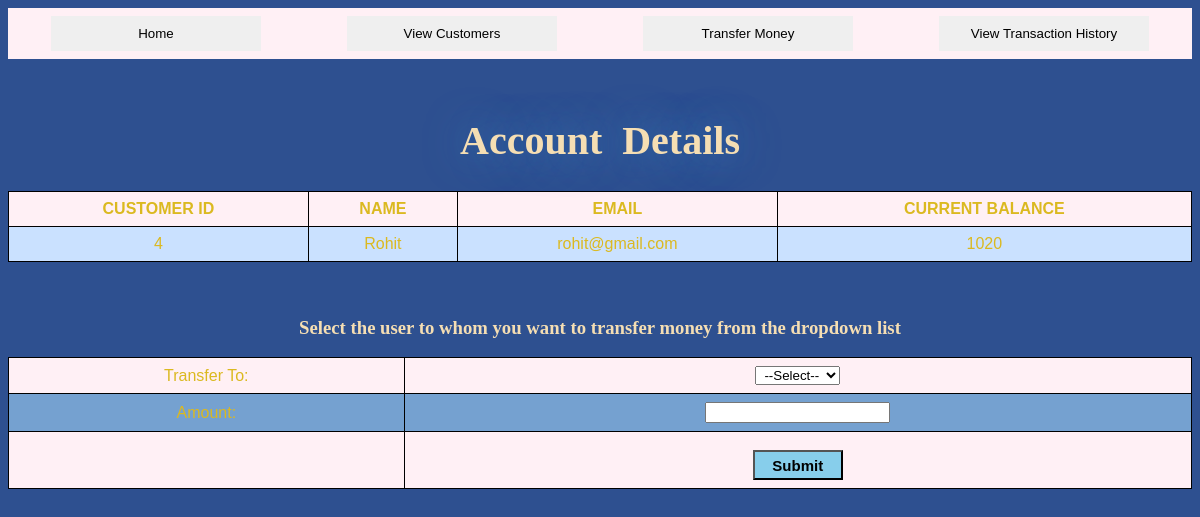
Screenshot of /transact.php?Name=Rohit with the database file from the repository.
### tables this page shows
CREATE TABLE `customers` (
  `C_ID` int(11) NOT NULL,
  `Name` varchar(255) NOT NULL,
  `Email` char(255) NOT NULL,
  `Balance` int(255) NOT NULL
);

### transact.php (the view, shortened to what this page needs)
<?php
	include 'connection.php';
	if(isset($_GET['Name'])){
		$Name=$_GET['Name'];
	}
	$q="SELECT * From customers WHERE Name='$Name'";
	$result=mysqli_query($con,$q);
?>
<html>
<head>
	<link rel = "stylesheet" type = "text/css" href = "buttons.css">
</head>
<body style="background-color:#2E5090;">
	<div align="center" style="top:0px">
		<table width="1200" align="center" class = "t">
			<tr>
            <td style = "text-align:center;border:0px"><a href="index.php" target="frame"> <button class = "btn2"> Home </button></td>
			<td style = "text-align:center;border:0px"><a href="customer.php" target="frame"><button class = "btn2">View Customers</button></a></td>
			<td style = "text-align:center;border:0px"><a href="Transfermoney.php" target="frame"><button class = "btn2">Transfer Money</button></a></td>
			<td style = "text-align:center;border:0px"><a href="transactionhistory.php" target="frame"><button class = "btn2">View Transaction History</button></a></td>
			</tr>
        </table>
<br>
	<div>
		<h1 style="font-family:serif;text-align:center;color: wheat;">Account Details</h1>
		<table style="background-color:#CAE1FF;">
           <th>CUSTOMER ID</th>
           <th>NAME </th>
           <th>EMAIL</th>
		   <th>CURRENT BALANCE</th>
           <tr>
			<?php
				$row=mysqli_fetch_array($result)
			?>
			<td><?php echo  $row["C_ID"]; ?></td>
			<td><?php echo  $row["Name"]; ?></td>
			<td><?php echo  $row["Email"]; ?></td>
			<td><?php echo  $row["Balance"]; ?></td>
           </tr>
        </table>
	</div>
	<?php echo "<form method='POST' action='transaction.php?Name=$Name'>"?>
<br><br>
	<h3 style="font-family: cursive;color: wheat;">Select the user to whom you want to transfer money from the dropdown list</h3>
	<table border="0px" style="background-color:#75A1D0;">
		<tr>
		<td>Transfer To:</td>
		<td><select name="user">
			<option>--Select--</option>
            </select></td></tr>
			<tr><td>Amount:</td><td><input type="text" name="Amount"></td></tr>
			<tr><td></td><td><input type="submit" name="submit" value="Submit" align=center style="margin-top: 10px; width:6em; height:2em; font-size:15px; background-color: skyblue; font-weight: bold;"></td></tr>
	</table>
</form>
</body>
</html>

### buttons.css (style rules this page uses)
.btn2 { height:35px; width:210px; border:1px white; }
h1 { font-family:serif; font-weight: bold; color: #0c1157; margin-top:40px; text-align: center; font-size: 55px; text-shadow:rgb(58, 125, 187) 0 0 40px; word-spacing: 10px; }
table { background-color: rgb(164, 118, 185); color: rgb(219, 185, 32); font-family: Verdana, Geneva, Tahoma, sans-serif; text-decoration: coral; text-align-last: center; }

### transact.php (style rules this page uses)
table { font-family: sans-serif; border-collapse: collapse; width: 100%; }
h1 { font-family: sans-serif; font-size:40px; }
td, th { border: 1px solid black; text-align: center; padding: 8px; }
tr:nth-child(odd) { background-color: lavenderblush; }

### rows the page displays
customers: C_ID "4", Name "Rohit", Email "rohit@gmail.com", Balance "1020"
